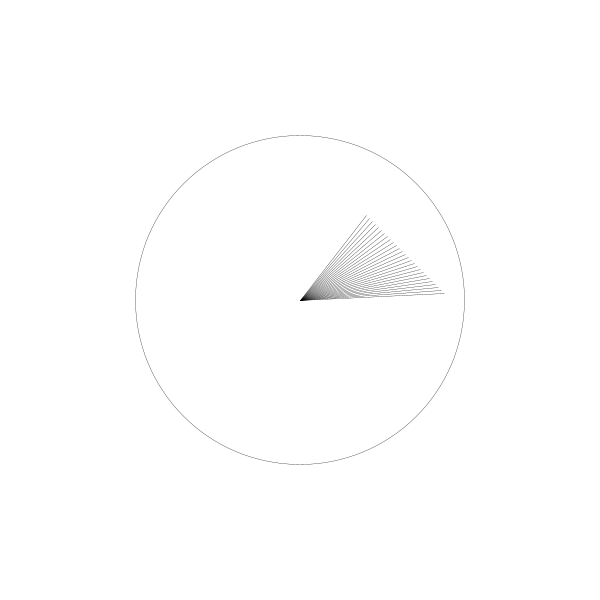
Frame 1 (no input)
Frame 60 (the mouse pressed at the canvas centre just before this capture): identical to frame 1, image omitted
Frame 120 (the mouse held since frame 60 and released just before this capture): identical to frame 1, image omitted

The Processing sketch that drew this single still picture (run headless with seeded random() and noise(); from frame 60 on, the mouse is pressed at the canvas centre):

// Processing sketch: sketch_191216a
// ── sketch_191216a.pde
RandomArcs ra;
CenteredLine cl;

void setup() {
  size(600, 600);
  
  ra = new RandomArcs();
  cl = new CenteredLine();
}

void draw() {
  background(255);
  noFill();
  stroke(0);
  strokeWeight(0.3f);
  
  ra.draw();
  cl.draw();
  
}

// ── CenteredLine.pde
class CenteredLine{
  int l;
  int x = width/2;
  int y = height/2;
  int beginDegree, endDegree;
  
  public CenteredLine(){
    //l = int(random(100, 300));
    l = 20;
    
    beginDegree = int(random(360));
    endDegree = beginDegree + int(random(-90, 90));
    
    //swapping degress in case of need
    if(beginDegree>endDegree){
     int tempDegree = beginDegree;
     beginDegree = endDegree;
     endDegree = tempDegree;
    }
   
    System.out.println("begin: " + beginDegree + " end: " +endDegree);
  }
  
  void draw(){
    //stroke(0.5f, 0, 0, 0);
    //line(width/2, height/2, 100, 200);
    for(int i = beginDegree; i<endDegree; i+=3){
      line(x, y, i+x*sin(l), i+y*cos(l));  
    }
    
  }
  
}

// ── RandomArcs.pde
class RandomArcs{
  private float radius;
  
  public RandomArcs(){
    radius = random(200, 400);
  }
  
  void draw(){
    arc(width/2, height/2, radius, radius, 30, 100);
  }
  
  
  
}
